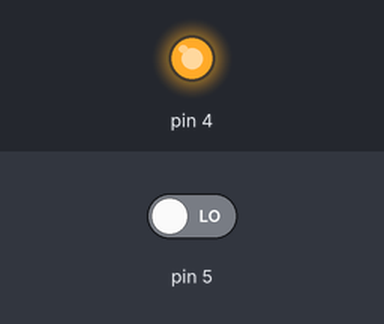
A sketch run on a simulated Arduino Uno, built with avr-gcc and run on an emulated ATmega328P. Parts: output pins drawn as LEDs (lit = HIGH). The test bench sets the inputs (shaded band); at power-on: pin 5 LOW.

Above: at 1.2 s.
1.3 s: pin 5 driven HIGH
At 1.8 s:
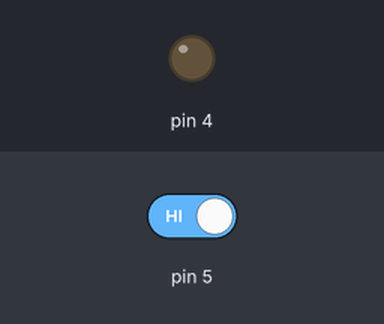
2.8 s: pin 5 driven LOW
At 4.2 s:
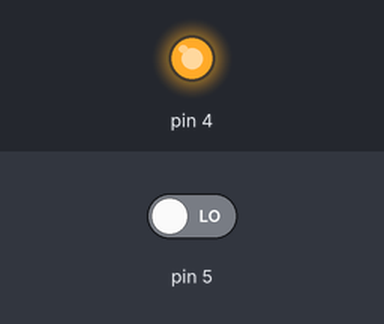
Timing chart, 0 to 5.8 s (numbered marks = the images above; inputs shaded):
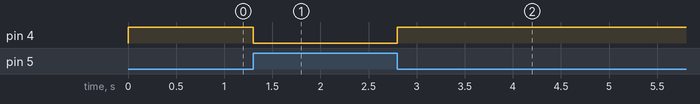

The sketch:

PJ_03_Button_LED_on.ino
```cpp
// generated by KidsBlock
#include <Arduino.h>

void setup() {
  pinMode(4, OUTPUT);
  pinMode(5, INPUT);
}

void loop() {
  if (digitalRead(5) == 1) {
    digitalWrite(4, LOW);
  }
  else{
    digitalWrite(4, HIGH);
  }
  delay(0.05 * 1000);
}
```

Measured:
- after the input at 1.3 s, pin 4: HIGH → LOW at once
- after the input at 2.8 s, pin 4: LOW → HIGH at once
